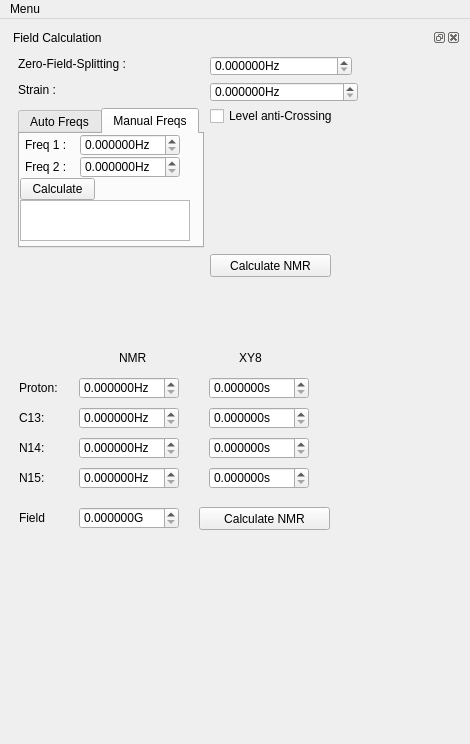
<?xml version="1.0" encoding="UTF-8"?>
<ui version="4.0">
 <class>MainWindow</class>
 <widget class="QMainWindow" name="MainWindow">
  <property name="geometry">
   <rect>
    <x>0</x>
    <y>0</y>
    <width>470</width>
    <height>744</height>
   </rect>
  </property>
  <property name="windowTitle">
   <string>qudi: Calculator</string>
  </property>
  <widget class="QWidget" name="centralwidget">
   <layout class="QGridLayout" name="gridLayout">
    <item row="0" column="0">
     <layout class="QVBoxLayout" name="verticalLayout"/>
    </item>
    <item row="0" column="1">
     <widget class="QDockWidget" name="field_cal_DockWidget">
      <property name="toolTip">
       <string>Check if your field is larger than 1028 Gauss</string>
      </property>
      <property name="windowTitle">
       <string>Field Calculation</string>
      </property>
      <widget class="QWidget" name="dockWidgetContents_7">
       <widget class="QLabel" name="label_17">
        <property name="geometry">
         <rect>
          <x>9</x>
          <y>9</y>
          <width>132</width>
          <height>16</height>
         </rect>
        </property>
        <property name="text">
         <string>Zero-Field-Splitting :</string>
        </property>
       </widget>
       <widget class="ScienDSpinBox" name="zfs_DoubleSpinBox">
        <property name="geometry">
         <rect>
          <x>201</x>
          <y>9</y>
          <width>142</width>
          <height>20</height>
         </rect>
        </property>
        <property name="minimumSize">
         <size>
          <width>120</width>
          <height>0</height>
         </size>
        </property>
        <property name="toolTip">
         <string>Enter the zero-field splitting value of your NV</string>
        </property>
        <property name="suffix">
         <string>Hz</string>
        </property>
        <property name="decimals">
         <number>6</number>
        </property>
        <property name="maximum">
         <double>4000000000.000000000000000</double>
        </property>
       </widget>
       <widget class="QLabel" name="label_18">
        <property name="geometry">
         <rect>
          <x>9</x>
          <y>35</y>
          <width>48</width>
          <height>16</height>
         </rect>
        </property>
        <property name="text">
         <string>Strain :</string>
        </property>
       </widget>
       <widget class="ScienDSpinBox" name="e_DoubleSpinBox">
        <property name="geometry">
         <rect>
          <x>201</x>
          <y>35</y>
          <width>148</width>
          <height>20</height>
         </rect>
        </property>
        <property name="minimumSize">
         <size>
          <width>120</width>
          <height>0</height>
         </size>
        </property>
        <property name="toolTip">
         <string>Enter the strain value of your NV</string>
        </property>
        <property name="suffix">
         <string>Hz</string>
        </property>
        <property name="decimals">
         <number>6</number>
        </property>
        <property name="maximum">
         <double>10000000000.000000000000000</double>
        </property>
       </widget>
       <widget class="QTabWidget" name="tabWidget_2">
        <property name="geometry">
         <rect>
          <x>9</x>
          <y>61</y>
          <width>186</width>
          <height>140</height>
         </rect>
        </property>
        <property name="sizePolicy">
         <sizepolicy hsizetype="Expanding" vsizetype="Expanding">
          <horstretch>20</horstretch>
          <verstretch>40</verstretch>
         </sizepolicy>
        </property>
        <property name="minimumSize">
         <size>
          <width>180</width>
          <height>140</height>
         </size>
        </property>
        <property name="currentIndex">
         <number>1</number>
        </property>
        <widget class="QWidget" name="auto_Cal_tab">
         <attribute name="title">
          <string>Auto Freqs</string>
         </attribute>
         <widget class="QPushButton" name="a_field_PushButton">
          <property name="geometry">
           <rect>
            <x>100</x>
            <y>0</y>
            <width>75</width>
            <height>23</height>
           </rect>
          </property>
          <property name="toolTip">
           <string>Click to calculate the magnetic field and the alignment to N-V axis, after a two-dip fitting is done.</string>
          </property>
          <property name="text">
           <string>Calculate</string>
          </property>
         </widget>
         <widget class="QTextBrowser" name="a_field_alignment_DisplayWidget">
          <property name="geometry">
           <rect>
            <x>0</x>
            <y>30</y>
            <width>170</width>
            <height>71</height>
           </rect>
          </property>
          <property name="sizePolicy">
           <sizepolicy hsizetype="Expanding" vsizetype="Fixed">
            <horstretch>0</horstretch>
            <verstretch>0</verstretch>
           </sizepolicy>
          </property>
          <property name="minimumSize">
           <size>
            <width>170</width>
            <height>0</height>
           </size>
          </property>
          <property name="maximumSize">
           <size>
            <width>120</width>
            <height>16777215</height>
           </size>
          </property>
          <property name="sizeAdjustPolicy">
           <enum>QAbstractScrollArea::AdjustToContents</enum>
          </property>
          <property name="tabChangesFocus">
           <bool>true</bool>
          </property>
         </widget>
         <widget class="QComboBox" name="fit_source_comboBox">
          <property name="geometry">
           <rect>
            <x>0</x>
            <y>0</y>
            <width>81</width>
            <height>22</height>
           </rect>
          </property>
         </widget>
        </widget>
        <widget class="QWidget" name="manual_Cal_tab_2">
         <attribute name="title">
          <string>Manual Freqs</string>
         </attribute>
         <widget class="ScienDSpinBox" name="freq1_DoubleSpinBox">
          <property name="geometry">
           <rect>
            <x>60</x>
            <y>0</y>
            <width>100</width>
            <height>22</height>
           </rect>
          </property>
          <property name="minimumSize">
           <size>
            <width>100</width>
            <height>22</height>
           </size>
          </property>
          <property name="toolTip">
           <string>Enter the first resonant frequency</string>
          </property>
          <property name="suffix">
           <string>Hz</string>
          </property>
          <property name="decimals">
           <number>6</number>
          </property>
          <property name="maximum">
           <double>100000000000.000000000000000</double>
          </property>
         </widget>
         <widget class="ScienDSpinBox" name="freq2_DoubleSpinBox">
          <property name="geometry">
           <rect>
            <x>60</x>
            <y>22</y>
            <width>100</width>
            <height>22</height>
           </rect>
          </property>
          <property name="minimumSize">
           <size>
            <width>100</width>
            <height>0</height>
           </size>
          </property>
          <property name="toolTip">
           <string>Enter the second resonant frequency</string>
          </property>
          <property name="suffix">
           <string>Hz</string>
          </property>
          <property name="decimals">
           <number>6</number>
          </property>
          <property name="maximum">
           <double>100000000000.000000000000000</double>
          </property>
         </widget>
         <widget class="QLabel" name="label_12">
          <property name="geometry">
           <rect>
            <x>5</x>
            <y>0</y>
            <width>45</width>
            <height>22</height>
           </rect>
          </property>
          <property name="text">
           <string>Freq 1 :</string>
          </property>
         </widget>
         <widget class="QLabel" name="label_19">
          <property name="geometry">
           <rect>
            <x>5</x>
            <y>22</y>
            <width>45</width>
            <height>22</height>
           </rect>
          </property>
          <property name="text">
           <string>Freq 2 :</string>
          </property>
         </widget>
         <widget class="QPushButton" name="m_field_PushButton">
          <property name="geometry">
           <rect>
            <x>0</x>
            <y>44</y>
            <width>75</width>
            <height>22</height>
           </rect>
          </property>
          <property name="toolTip">
           <string>calculate the field with Freq 1 and Freq 2</string>
          </property>
          <property name="text">
           <string>Calculate</string>
          </property>
         </widget>
         <widget class="QTextBrowser" name="m_field_alignment_DisplayWidget">
          <property name="geometry">
           <rect>
            <x>0</x>
            <y>66</y>
            <width>170</width>
            <height>41</height>
           </rect>
          </property>
          <property name="minimumSize">
           <size>
            <width>170</width>
            <height>0</height>
           </size>
          </property>
         </widget>
        </widget>
       </widget>
       <widget class="QCheckBox" name="lac_CheckBox">
        <property name="geometry">
         <rect>
          <x>201</x>
          <y>61</y>
          <width>137</width>
          <height>16</height>
         </rect>
        </property>
        <property name="text">
         <string>Level anti-Crossing</string>
        </property>
       </widget>
       <widget class="QPushButton" name="nmr_auto_PushButton">
        <property name="geometry">
         <rect>
          <x>201</x>
          <y>207</y>
          <width>121</width>
          <height>23</height>
         </rect>
        </property>
        <property name="toolTip">
         <string>Click to calculate the NMR with automatically calculated magnetic field.</string>
        </property>
        <property name="text">
         <string>Calculate NMR</string>
        </property>
       </widget>
       <widget class="QLabel" name="label_25">
        <property name="geometry">
         <rect>
          <x>110</x>
          <y>300</y>
          <width>45</width>
          <height>22</height>
         </rect>
        </property>
        <property name="text">
         <string>NMR</string>
        </property>
       </widget>
       <widget class="QLabel" name="label_26">
        <property name="geometry">
         <rect>
          <x>230</x>
          <y>300</y>
          <width>45</width>
          <height>22</height>
         </rect>
        </property>
        <property name="text">
         <string>XY8</string>
        </property>
       </widget>
       <widget class="QLabel" name="label_14">
        <property name="geometry">
         <rect>
          <x>10</x>
          <y>330</y>
          <width>45</width>
          <height>22</height>
         </rect>
        </property>
        <property name="text">
         <string>Proton:</string>
        </property>
       </widget>
       <widget class="ScienDSpinBox" name="nmrh_DoubleSpinBox">
        <property name="geometry">
         <rect>
          <x>70</x>
          <y>330</y>
          <width>100</width>
          <height>22</height>
         </rect>
        </property>
        <property name="minimumSize">
         <size>
          <width>100</width>
          <height>22</height>
         </size>
        </property>
        <property name="toolTip">
         <string>Enter the first resonant frequency</string>
        </property>
        <property name="suffix">
         <string>Hz</string>
        </property>
        <property name="decimals">
         <number>6</number>
        </property>
        <property name="maximum">
         <double>100000000000.000000000000000</double>
        </property>
       </widget>
       <widget class="ScienDSpinBox" name="xy8h_DoubleSpinBox">
        <property name="geometry">
         <rect>
          <x>200</x>
          <y>330</y>
          <width>100</width>
          <height>22</height>
         </rect>
        </property>
        <property name="minimumSize">
         <size>
          <width>100</width>
          <height>22</height>
         </size>
        </property>
        <property name="toolTip">
         <string>Enter the first resonant frequency</string>
        </property>
        <property name="suffix">
         <string>s</string>
        </property>
        <property name="decimals">
         <number>6</number>
        </property>
        <property name="maximum">
         <double>100000000000.000000000000000</double>
        </property>
       </widget>
       <widget class="QLabel" name="label_15">
        <property name="geometry">
         <rect>
          <x>10</x>
          <y>360</y>
          <width>45</width>
          <height>22</height>
         </rect>
        </property>
        <property name="text">
         <string>C13:</string>
        </property>
       </widget>
       <widget class="ScienDSpinBox" name="nmrc13_DoubleSpinBox">
        <property name="geometry">
         <rect>
          <x>70</x>
          <y>360</y>
          <width>100</width>
          <height>22</height>
         </rect>
        </property>
        <property name="minimumSize">
         <size>
          <width>100</width>
          <height>22</height>
         </size>
        </property>
        <property name="toolTip">
         <string>Enter the first resonant frequency</string>
        </property>
        <property name="suffix">
         <string>Hz</string>
        </property>
        <property name="decimals">
         <number>6</number>
        </property>
        <property name="maximum">
         <double>100000000000.000000000000000</double>
        </property>
       </widget>
       <widget class="ScienDSpinBox" name="xy8c13_DoubleSpinBox">
        <property name="geometry">
         <rect>
          <x>200</x>
          <y>360</y>
          <width>100</width>
          <height>22</height>
         </rect>
        </property>
        <property name="minimumSize">
         <size>
          <width>100</width>
          <height>22</height>
         </size>
        </property>
        <property name="toolTip">
         <string>Enter the first resonant frequency</string>
        </property>
        <property name="suffix">
         <string>s</string>
        </property>
        <property name="decimals">
         <number>6</number>
        </property>
        <property name="maximum">
         <double>100000000000.000000000000000</double>
        </property>
       </widget>
       <widget class="QLabel" name="label_23">
        <property name="geometry">
         <rect>
          <x>10</x>
          <y>390</y>
          <width>45</width>
          <height>22</height>
         </rect>
        </property>
        <property name="text">
         <string>N14:</string>
        </property>
       </widget>
       <widget class="ScienDSpinBox" name="nmrn14_DoubleSpinBox">
        <property name="geometry">
         <rect>
          <x>70</x>
          <y>390</y>
          <width>100</width>
          <height>22</height>
         </rect>
        </property>
        <property name="minimumSize">
         <size>
          <width>100</width>
          <height>22</height>
         </size>
        </property>
        <property name="toolTip">
         <string>Enter the first resonant frequency</string>
        </property>
        <property name="suffix">
         <string>Hz</string>
        </property>
        <property name="decimals">
         <number>6</number>
        </property>
        <property name="maximum">
         <double>100000000000.000000000000000</double>
        </property>
       </widget>
       <widget class="ScienDSpinBox" name="xy8n14_DoubleSpinBox">
        <property name="geometry">
         <rect>
          <x>200</x>
          <y>390</y>
          <width>100</width>
          <height>22</height>
         </rect>
        </property>
        <property name="minimumSize">
         <size>
          <width>100</width>
          <height>22</height>
         </size>
        </property>
        <property name="toolTip">
         <string>Enter the first resonant frequency</string>
        </property>
        <property name="suffix">
         <string>s</string>
        </property>
        <property name="decimals">
         <number>6</number>
        </property>
        <property name="maximum">
         <double>100000000000.000000000000000</double>
        </property>
       </widget>
       <widget class="QLabel" name="label_24">
        <property name="geometry">
         <rect>
          <x>10</x>
          <y>420</y>
          <width>45</width>
          <height>22</height>
         </rect>
        </property>
        <property name="text">
         <string>N15:</string>
        </property>
       </widget>
       <widget class="ScienDSpinBox" name="nmrn15_DoubleSpinBox">
        <property name="geometry">
         <rect>
          <x>70</x>
          <y>420</y>
          <width>100</width>
          <height>22</height>
         </rect>
        </property>
        <property name="minimumSize">
         <size>
          <width>100</width>
          <height>22</height>
         </size>
        </property>
        <property name="toolTip">
         <string>Enter the first resonant frequency</string>
        </property>
        <property name="suffix">
         <string>Hz</string>
        </property>
        <property name="decimals">
         <number>6</number>
        </property>
        <property name="maximum">
         <double>100000000000.000000000000000</double>
        </property>
       </widget>
       <widget class="ScienDSpinBox" name="xy8n15_DoubleSpinBox">
        <property name="geometry">
         <rect>
          <x>200</x>
          <y>420</y>
          <width>100</width>
          <height>22</height>
         </rect>
        </property>
        <property name="minimumSize">
         <size>
          <width>100</width>
          <height>22</height>
         </size>
        </property>
        <property name="toolTip">
         <string>Enter the first resonant frequency</string>
        </property>
        <property name="suffix">
         <string>s</string>
        </property>
        <property name="decimals">
         <number>6</number>
        </property>
        <property name="maximum">
         <double>100000000000.000000000000000</double>
        </property>
       </widget>
       <widget class="QLabel" name="label_27">
        <property name="geometry">
         <rect>
          <x>10</x>
          <y>460</y>
          <width>61</width>
          <height>22</height>
         </rect>
        </property>
        <property name="text">
         <string>Field</string>
        </property>
       </widget>
       <widget class="ScienDSpinBox" name="manual_field_DoubleSpinBox">
        <property name="geometry">
         <rect>
          <x>70</x>
          <y>460</y>
          <width>100</width>
          <height>22</height>
         </rect>
        </property>
        <property name="minimumSize">
         <size>
          <width>100</width>
          <height>22</height>
         </size>
        </property>
        <property name="toolTip">
         <string>Enter the first resonant frequency</string>
        </property>
        <property name="statusTip">
         <string>use this field for NMR calculation.</string>
        </property>
        <property name="suffix">
         <string>G</string>
        </property>
        <property name="decimals">
         <number>6</number>
        </property>
        <property name="maximum">
         <double>100000000000.000000000000000</double>
        </property>
       </widget>
       <widget class="QPushButton" name="nmr_manual_PushButton">
        <property name="geometry">
         <rect>
          <x>190</x>
          <y>460</y>
          <width>131</width>
          <height>23</height>
         </rect>
        </property>
        <property name="toolTip">
         <string>Click to calculate the NMR with user-input magnetic field.</string>
        </property>
        <property name="text">
         <string>Calculate NMR</string>
        </property>
       </widget>
      </widget>
     </widget>
    </item>
   </layout>
  </widget>
  <widget class="QMenuBar" name="menubar">
   <property name="geometry">
    <rect>
     <x>0</x>
     <y>0</y>
     <width>470</width>
     <height>23</height>
    </rect>
   </property>
   <widget class="QMenu" name="menuMenu">
    <property name="title">
     <string>Menu</string>
    </property>
    <addaction name="actionClose"/>
    <addaction name="action_show_field_calculation"/>
   </widget>
   <addaction name="menuMenu"/>
  </widget>
  <action name="actionClose">
   <property name="icon">
    <iconset>
     <normaloff>../../artwork/icons/oxygen/22x22/application-exit.png</normaloff>../../artwork/icons/oxygen/22x22/application-exit.png</iconset>
   </property>
   <property name="text">
    <string>Close</string>
   </property>
  </action>
  <action name="action_show_field_calculation">
   <property name="checkable">
    <bool>true</bool>
   </property>
   <property name="checked">
    <bool>true</bool>
   </property>
   <property name="text">
    <string>field calculation</string>
   </property>
   <property name="toolTip">
    <string>To show the field calculation window</string>
   </property>
  </action>
 </widget>
 <customwidgets>
  <customwidget>
   <class>ScienDSpinBox</class>
   <extends>QDoubleSpinBox</extends>
   <header>qtwidgets.scientific_spinbox.h</header>
  </customwidget>
 </customwidgets>
 <resources/>
 <connections>
  <connection>
   <sender>actionClose</sender>
   <signal>triggered()</signal>
   <receiver>MainWindow</receiver>
   <slot>close()</slot>
   <hints>
    <hint type="sourcelabel">
     <x>-1</x>
     <y>-1</y>
    </hint>
    <hint type="destinationlabel">
     <x>232</x>
     <y>172</y>
    </hint>
   </hints>
  </connection>
 </connections>
</ui>
